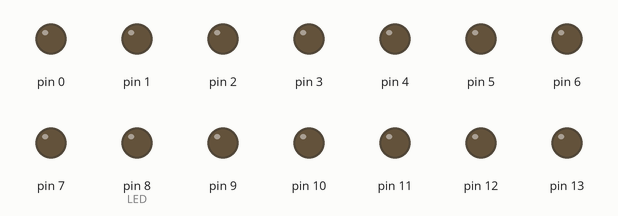
Bench run of a sketch on a simulated Arduino Uno, built with avr-gcc and run on an emulated ATmega328P. On the bench: output pins drawn as LEDs (lit = HIGH). Sleep ends after the set time or at an interrupt.

Above: at 28.6 s.
At 57.8 s:
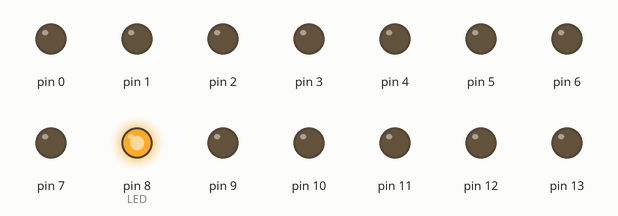
Timing chart, 0 to 86.5 s (numbered marks = the images above):
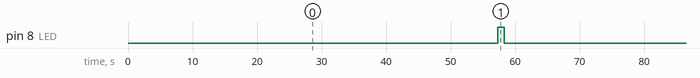

The sketch:

testLowPower.ino
```cpp
#include <avr/sleep.h>
#include <avr/wdt.h>
#include <avr/power.h>

// View fuses in Linux?
// sudo avrdude -P /dev/ttyACM0 -b 19200 -c arduino -p m328p -v
// Write fuses and hex file
// avrdude -c usbtiny -p atmega328p -q -U flash:w:filename.hex -U lfuse:w:0xe2:m -U hfuse:w:0xdf:m -U efuse:w:0x07:m


#define LED 8

// watchdog interrupt
ISR (WDT_vect)
  {
  wdt_disable();  // disable watchdog
  }  // end of WDT_vect


void setup() {
  // put your setup code here, to run once:
  // slow clock down to 4 MHz

  clock_prescale_set (clock_div_2);

  // set pins to OUTPUT and LOW
  for (byte i = 0; i <= A5; i++)
    {
    // skip radio pins
    if (i >= 9 && i <= 13)
      continue;
    pinMode (i, OUTPUT);
    digitalWrite (i, LOW);
    }  // end of for loop

  ADCSRA = 0;  // disable ADC
  power_all_disable ();   // turn off all modules
}

unsigned int counter;

void loop() {
  // put your main code here, to run repeatedly:
  // every 64 seconds send a reading
  if ((++counter & 7) == 0)
    {
        power_all_enable();
    digitalWrite (LED, HIGH);
    delay(1000);
    digitalWrite (LED, LOW);
    for (byte i = 9; i <= 13; i++)
      {
      pinMode (i, OUTPUT);
      digitalWrite (i, LOW);
      }  // end of for loop
    ADCSRA = 0;  // disable ADC
    power_all_disable();
    } // end of 64 seconds being up

    // clear various "reset" flags
  MCUSR = 0;
  // allow changes, disable reset
  WDTCSR = bit (WDCE) | bit (WDE);
  // set interrupt mode and an interval
  WDTCSR = bit (WDIE) | bit (WDP3) | bit (WDP0);    // set WDIE, and 8 seconds delay
  wdt_reset();  // pat the dog

  set_sleep_mode(SLEEP_MODE_PWR_DOWN);
  sleep_enable();
  sleep_cpu();
  sleep_disable();

}
```

Measured:
- by itself, pin 8 (LED): alternates HIGH for 1.0 s and LOW for 65.5 s
